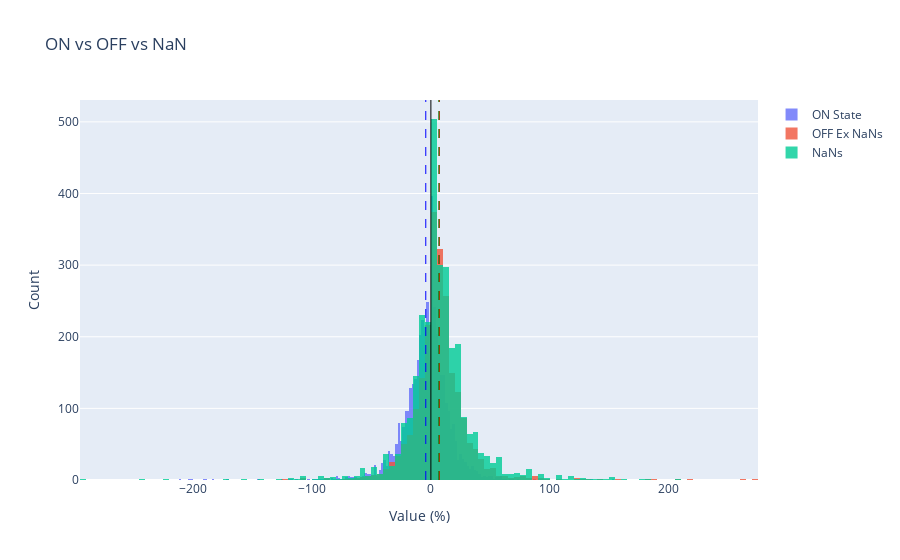

Notebook code cell kept with this figure:
### Code cell
"""
ON state vs
Flagged OFF vs
NaN's or Undefined
"""

hist1 = go.Histogram(
    x= PD_test_on,
    name='ON State',
    opacity=0.80
)

hist2 = go.Histogram(
    x=PD_test_off,
    name='OFF Ex NaNs',
    opacity=0.80
)

hist3 = go.Histogram(
    x=PD_test_nan,
    name='NaNs',
    opacity=0.80
)

fig = go.Figure()
fig.add_trace(hist1)
fig.add_trace(hist2)
fig.add_trace(hist3)

fig.add_vline(x = mean_on, line_width = 1, line_dash = 'dash', line_color = 'blue')
fig.add_vline(x = mean_off, line_width = 1, line_dash = 'dash', line_color = 'red')
fig.add_vline(x = mean_nan, line_width = 1, line_dash = 'dash', line_color = 'green')
fig.add_vline(x = ZERO_LINE, line_width = 1, line_dash = 'solid', line_color = 'black')

fig.update_layout(
    barmode='overlay', # Use 'stack' if you want stacked histograms
    title='ON vs OFF vs NaN',
    xaxis_title='Value (%)',
    yaxis_title='Count'
)

fig.show()

### Figure 1 — Plotly figure (JSON) as saved in the notebook; plotly's stock layout.template omitted (floating-point values rounded to 4 significant figures; data arrays with more than 128 entries replaced by an {"elided": "..."} marker saying what was removed)
{"data": [{"name": "ON State", "opacity": 0.8, "type": "histogram", "x": {"elided": "4395 float values"}}, {"name": "OFF Ex NaNs", "opacity": 0.8, "type": "histogram", "x": {"elided": "2202 float values"}}, {"name": "NaNs", "opacity": 0.8, "type": "histogram", "x": {"elided": "2861 float values"}}], "layout": {"barmode": "overlay", "shapes": [{"line": {"color": "blue", "dash": "dash", "width": 1}, "type": "line", "x0": -4.305, "x1": -4.305, "xref": "x", "y0": 0, "y1": 1, "yref": "y domain"}, {"line": {"color": "red", "dash": "dash", "width": 1}, "type": "line", "x0": 7.111, "x1": 7.111, "xref": "x", "y0": 0, "y1": 1, "yref": "y domain"}, {"line": {"color": "green", "dash": "dash", "width": 1}, "type": "line", "x0": 6.723, "x1": 6.723, "xref": "x", "y0": 0, "y1": 1, "yref": "y domain"}, {"line": {"color": "black", "dash": "solid", "width": 1}, "type": "line", "x0": 0, "x1": 0, "xref": "x", "y0": 0, "y1": 1, "yref": "y domain"}], "title": {"text": "ON vs OFF vs NaN"}, "xaxis": {"title": {"text": "Value (%)"}}, "yaxis": {"title": {"text": "Count"}}}}
